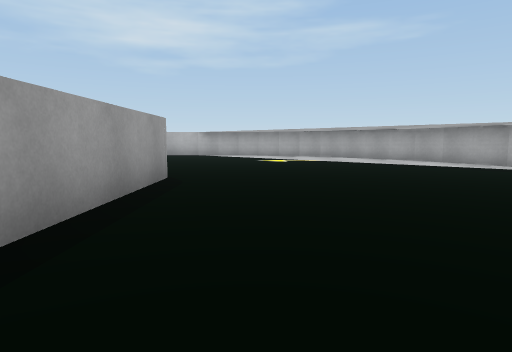
View 1 (above)

24 first-person views from a walk through a scene from a Unity 3-D project. The camera is 0.62 m above the floor, tilts 6° down and sees 75° across. The floor is counted in squares, 1 m on a side. Each view is taken from the middle of a square. On the plan, view 1 faces up. The plan holds only what a view shows up to about 10 squares ahead; the rest is blank. The place goes on beyond the plan.

View 2
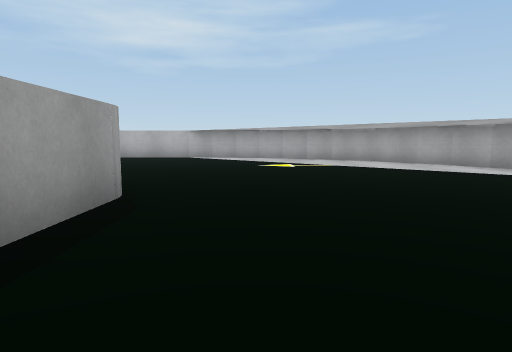

View 3
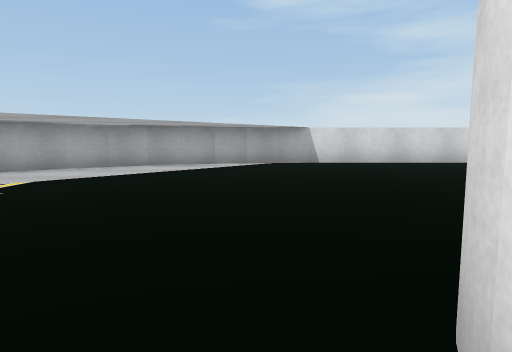

View 4
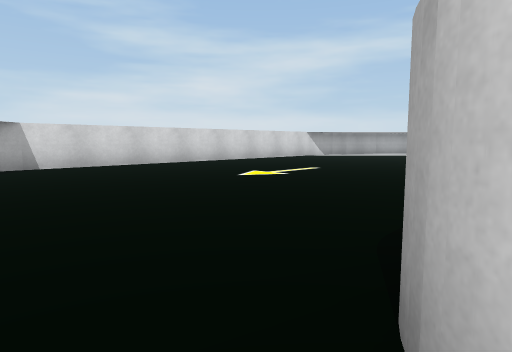

View 5
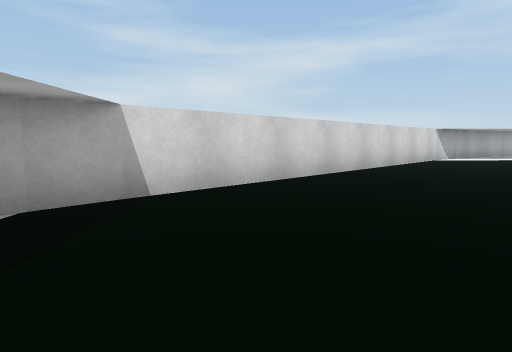

View 6
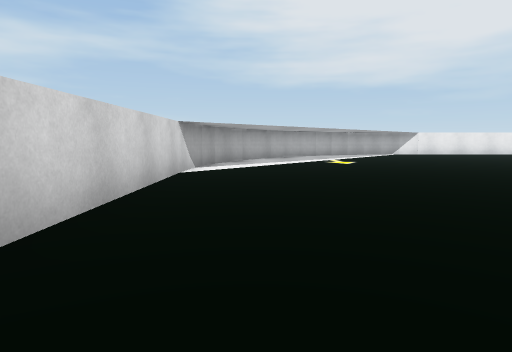

View 7
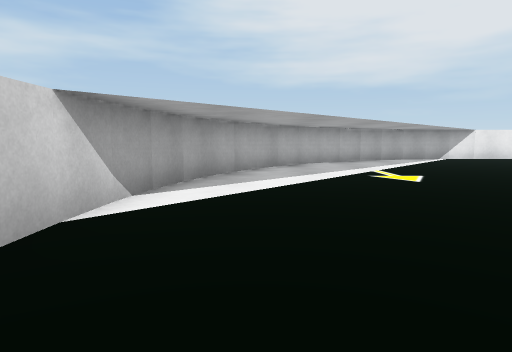

View 8
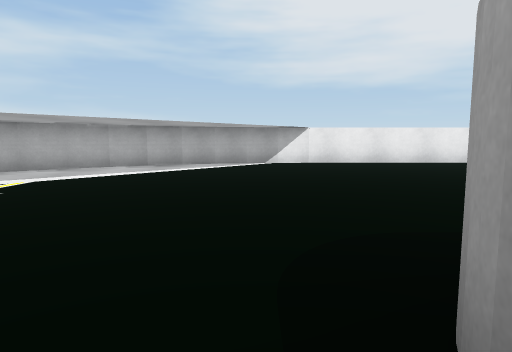

View 9
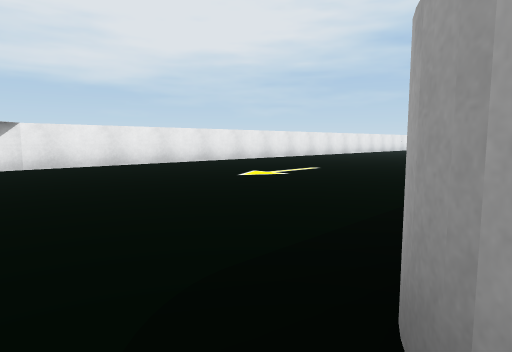

View 10
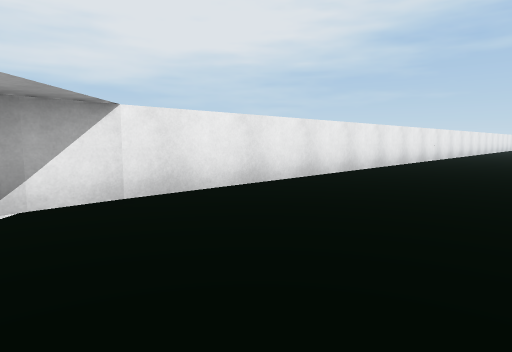

View 11
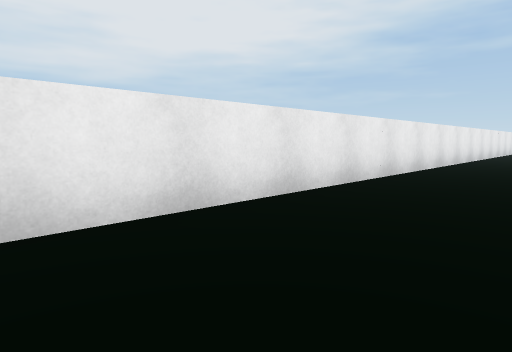

View 12
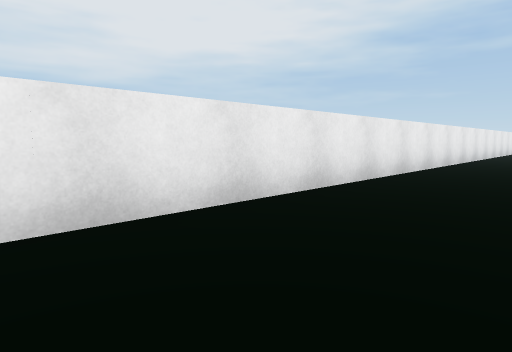

View 13
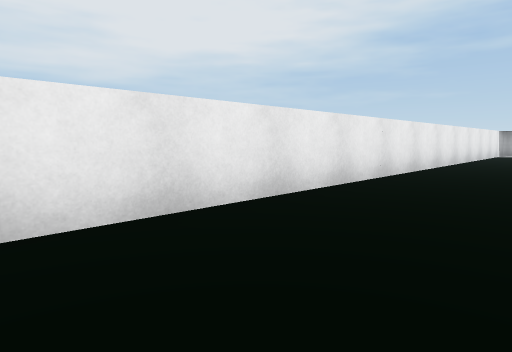

View 14
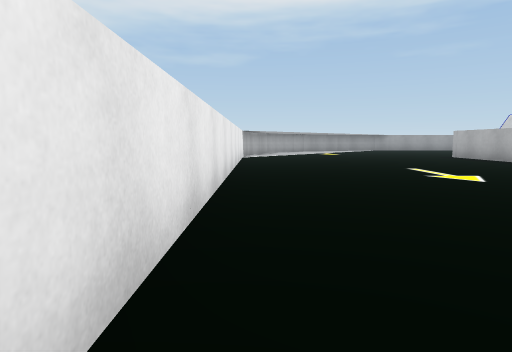

View 15
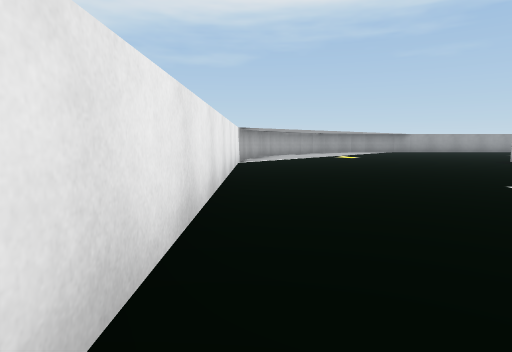

View 16
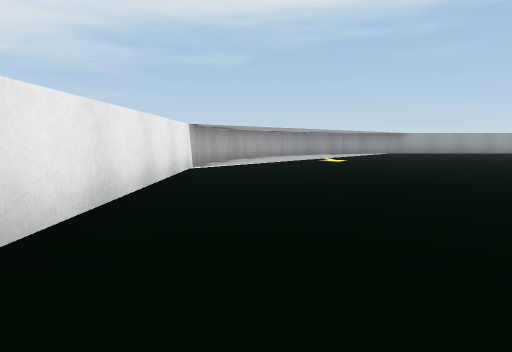

View 17
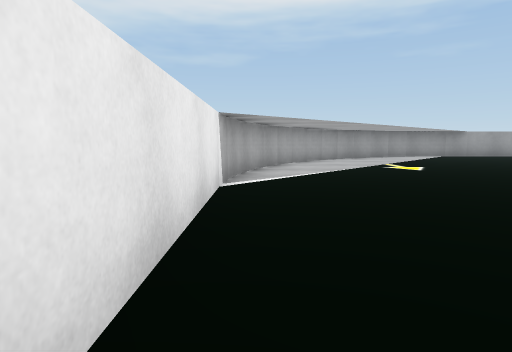

View 18
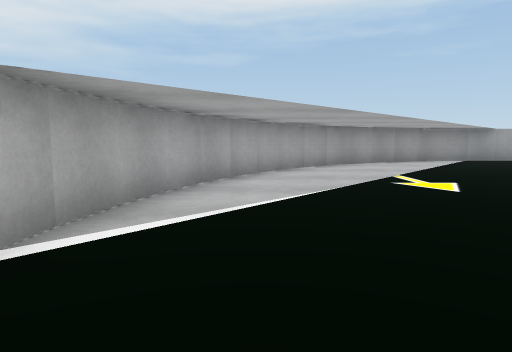

View 19
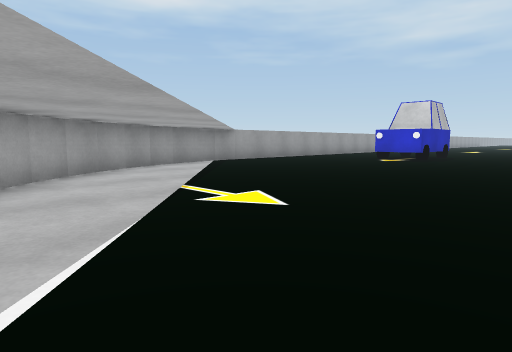

View 20
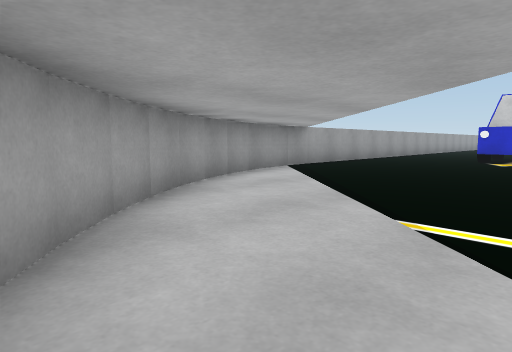

View 21
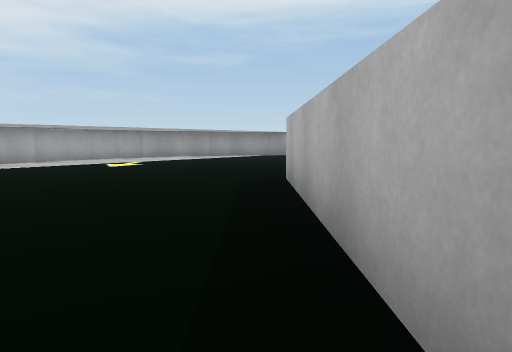

View 22
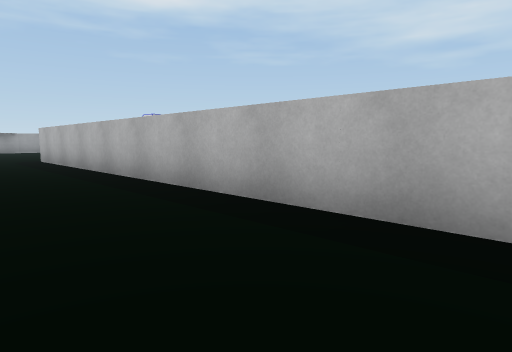

View 23
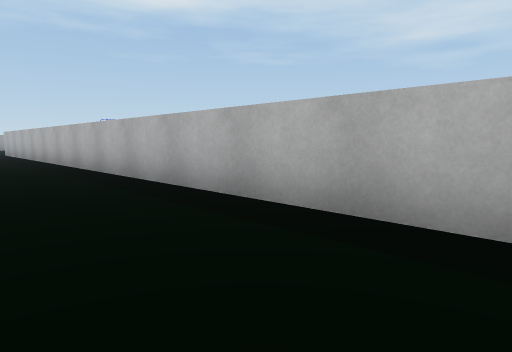

View 24
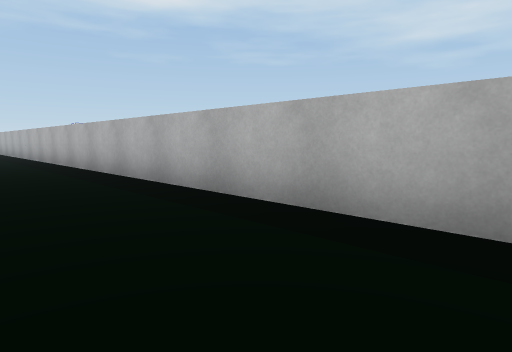

### Floor plan
Points are (right, up) in squares from view 1. A wall is a line through its corners. A room is listed if a view was taken in it or the views show most of it. See-through windows are left out.
Room 1 (views 1, 2, 3, 4, 5, 6, 7, 8, 9, 10, 11, 12, 13, 14, 15, 16, 17, 18, 19, 20, 21, 22, 23, 24)
walls: (-9.2, -5.5) (-32.6, -5.5); (-1.6, -13.5) (-0.8, -13.3) (0.2, -13.1); (0.1, -13.1) (1, -12.8); (0.9, -12.8) (1.8, -12.4); (-1.5, 5.6) (-1.5, 1.9); (1.6, -12.5) (2.5, -12); (-33.5, -13.5) (-1.5, -13.5); (2.4, -12) (3.2, -11.4); (-34.3, -13.3) (-33.3, -13.5); (3.1, -11.5) (3.9, -10.9); (3.8, -11) (4.5, -10.1); (-35.2, -13.1) (-34.2, -13.3); (4.4, -10.2) (5, -9.5) (5.4, -8.7); (-36, -12.8) (-35, -13.1); (5.4, -8.8) (5.8, -7.9); (-36.9, -12.4) (-35.8, -12.9); (5.8, -8) (6.1, -7.1); (6.1, -7.2) (6.3, -6.2); (6.3, -6.4) (6.5, -5.4); (6.5, -5.5) (6.5, 6.5); (-38.3, -11.4) (-37.5, -12) (-36.7, -12.4); (-38.9, -10.8) (-38.2, -11.5); (-39.5, -10.2) (-38.8, -10.9); (-40, -9.4) (-39.4, -10.2); (-40.5, -8.7) (-39.9, -9.6); (6.5, 6.3) (6.3, 7.3); (6.3, 7.2) (6.1, 8.2); (6.1, 8.1) (5.8, 9); (5.8, 8.9) (5.4, 9.8); (5.5, 9.7) (5, 10.5); (5, 10.4) (4.4, 11.2); (4.5, 11.1) (4.2, 11.5)
objects: other object (-38, -1) to (-37, 0)

Positions as (right, up) in squares from view 1, and headings:
1: (0, 0), facing up
2: (0, 2), facing up
3: (-3, 7), facing right
4: (-2, 7), facing down-right
5: (3, 7), facing down-right
6: (5, 2), facing down
7: (5, -2), facing down
8: (-1, -4), facing down
9: (-1, -5), facing down-left
10: (-1, -10), facing down-left
11: (-7, -11), facing down-left
12: (-12, -11), facing down-left
13: (-17, -11), facing down-left
14: (-20, -13), facing left
15: (-23, -13), facing left
16: (-25, -12), facing left
17: (-28, -13), facing left
18: (-31, -12), facing left
19: (-33, -12), facing up-left
20: (-36, -12), facing up-left
21: (-27, -6), facing left
22: (-21, -8), facing up-left
23: (-15, -8), facing up-left
24: (-9, -8), facing up-left
